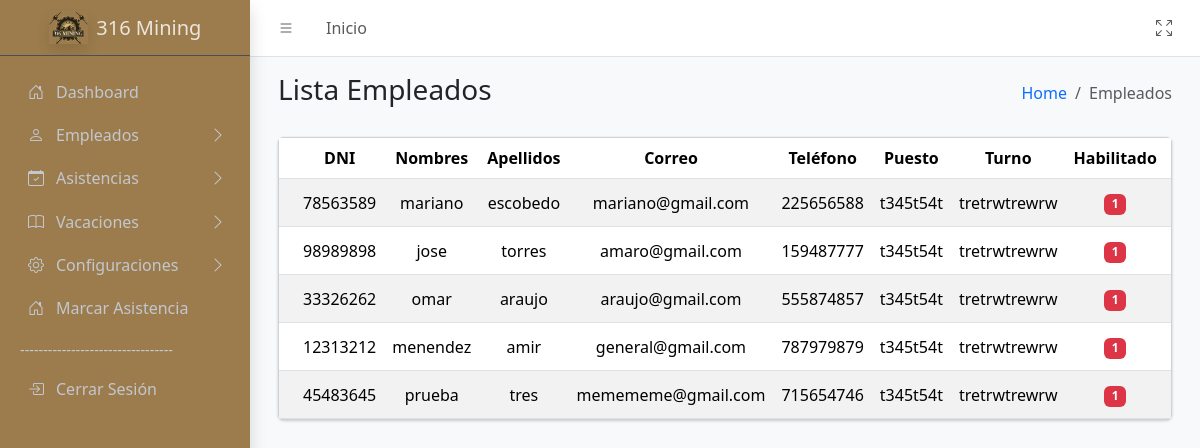
Screenshot of /sistema/controller/UsuariosController/UsuariosController.php?action=MostrarUsuario (signed in) with the database file from the repository.
### tables this page shows
CREATE TABLE `empleados` (
  `idEmpleado` int(11) NOT NULL,
  `nombres` varchar(50) NOT NULL,
  `apellidos` varchar(50) NOT NULL,
  `dni` varchar(8) NOT NULL,
  `correo` varchar(50) NOT NULL,
  `telefono` varchar(15) DEFAULT NULL,
  `idPuesto` int(11) DEFAULT NULL,
  `idTurno` int(11) DEFAULT NULL,
  `estado` enum('Activo','Inactivo') DEFAULT 'Activo',
  `habilitado` tinyint(1) NOT NULL,
  `idApp` varchar(10) DEFAULT NULL COMMENT 'id para la app',
  `passwordApp` varchar(20) DEFAULT NULL COMMENT 'contra para la app',
  `idmarcar` varchar(5) NOT NULL,
  `passmarcar` varchar(5) NOT NULL
);

CREATE TABLE `puestos` (
  `idPuesto` int(11) NOT NULL,
  `nombrePuesto` varchar(50) NOT NULL,
  `area` varchar(50) DEFAULT NULL,
  `descripcion` varchar(50) NOT NULL
);

CREATE TABLE `turnos` (
  `idTurno` int(11) NOT NULL,
  `descripcion` varchar(50) NOT NULL,
  `entrada_previa` time NOT NULL,
  `entrada` time DEFAULT NULL,
  `salida` time DEFAULT NULL,
  `receso` time NOT NULL
);

### sistema/controller/BaseController.php (called while the page is built, shortened)
<?php
class BaseController {
        protected function loadView($view,
                                        $data = [],
                                        $additionalCss = [],
                                        $additionalJs = [],
                                        $title = 'Sistema') {
                                    include __DIR__ . '/../view/templates/layout.php';
    }
}
?>

### sistema/model/conexion.php (called while the page is built, shortened)
<?php
class Database {
    public function __construct() {
        try {
            $host = 'localhost';
            $dbname = 'biometrico';
            $username = 'root';
            $password = '';
            $this->conn = new PDO("mysql:host=$host;dbname=$dbname", $username, $password);
        } catch (PDOException $e) {
            echo "Error de conexión: " . $e->getMessage();
            exit();
        }
    }
}
?>

### sistema/model/UsuarioModel/ListaModel.php (called while the page is built, shortened)
<?php
require_once __DIR__ . '/../conexion.php';
class ListaModel extends Database
{
    public function getUsuarios()
    {
        $sql = "SELECT e.idEmpleado, e.nombres, e.apellidos, e.dni, e.correo, e.telefono,
                                e.idPuesto, p.nombrePuesto AS puesto,
                                e.idTurno, t.descripcion AS turno,
                                e.habilitado
                    FROM empleados e
                    LEFT JOIN puestos p ON e.idPuesto = p.idPuesto
                    LEFT JOIN turnos t ON e.idTurno = t.idTurno";
        $stmt = $this->conn->prepare($sql);
        $stmt->execute();
        return $stmt->fetchAll(PDO::FETCH_ASSOC);
    }
}

### sistema/view/Usuarios/Lista.php (the view, shortened to what this page needs)
<div class="app-content">
    <div class="container-fluid">
        <div class="row">
            <div class="col-sm-6">
                <h3 class="mb-0">Lista Empleados</h3>
            </div>
            <div class="col-sm-6">
                <ol class="breadcrumb float-sm-end">
                    <li class="breadcrumb-item"><a href="/biometrico/sistema/controller/DashboardController/DashboardController.php?action=MostrarDashboard">Home</a></li>
                    <li class="breadcrumb-item active" aria-current="page">Empleados</li>
                </ol>
            </div>
        </div>
        <div class="row mt-4">
            <div class="col-lg-12">
                <div class="card mb-4">
                    <div class="card-body table-responsive p-0">
                        <table class="table table-striped align-middle text-center">
                            <thead>
                                <tr>
                                    <th>DNI</th>
                                    <th>Nombres</th>
                                    <th>Apellidos</th>
                                    <th>Correo</th>
                                    <th>Teléfono</th>
                                    <th>Puesto</th>
                                    <th>Turno</th>
                                    <th>Habilitado</th>
                                    <th>Acciones</th>
                                </tr>
                            </thead>
                            <tbody>
                                <?php if (!empty($usuarios)): ?>
                                    <?php foreach ($usuarios as $empleado): ?>
                                        <tr>
                                            <td><?php echo $empleado['dni']; ?></td>
                                            <td><?php echo $empleado['nombres']; ?></td>
                                            <td><?php echo $empleado['apellidos']; ?></td>
                                            <td><?php echo $empleado['correo']; ?></td>
                                            <td><?php echo $empleado['telefono']; ?></td>
                                            <td><?php echo $empleado['puesto']; ?></td>
                                            <td><?php echo $empleado['turno']; ?></td>
                                            <td class="text-center align-middle">
                                                <span class="badge bg-<?php echo $empleado['habilitado'] == 'activo' ? 'success' : 'danger'; ?>">
                                                    <?php echo ucfirst($empleado['habilitado']); ?>
                                                </span>
                                            </td>
                                            <td class="text-center align-middle">
                                            </td>
                                        </tr>
                                    <?php endforeach; ?>
                                <?php else: ?>
                                    <tr>
                                        <td colspan="11" class="text-center">No hay empleados registrados.</td>
                                    </tr>
                                <?php endif; ?>
                            </tbody>
                        </table>
                    </div>
                </div>
            </div>
        </div>
    </div>
</div>

### rows the page displays
empleados: dni "78563589", nombres "mariano", apellidos "escobedo", correo "mariano@gmail.com", telefono "225656588", idPuesto.nombrePuesto "t345t54t", idTurno.descripcion "tretrwtrewrw", habilitado "1"
empleados: dni "98989898", nombres "jose", apellidos "torres", correo "amaro@gmail.com", telefono "159487777", idPuesto.nombrePuesto "t345t54t", idTurno.descripcion "tretrwtrewrw", habilitado "1"
empleados: dni "33326262", nombres "omar", apellidos "araujo", correo "araujo@gmail.com", telefono "555874857", idPuesto.nombrePuesto "t345t54t", idTurno.descripcion "tretrwtrewrw", habilitado "1"
empleados: dni "12313212", nombres "menendez", apellidos "amir", correo "general@gmail.com", telefono "787979879", idPuesto.nombrePuesto "t345t54t", idTurno.descripcion "tretrwtrewrw", habilitado "1"
empleados: dni "45483645", nombres "prueba", apellidos "tres", correo "memememe@gmail.com", telefono "715654746", idPuesto.nombrePuesto "t345t54t", idTurno.descripcion "tretrwtrewrw", habilitado "1"
